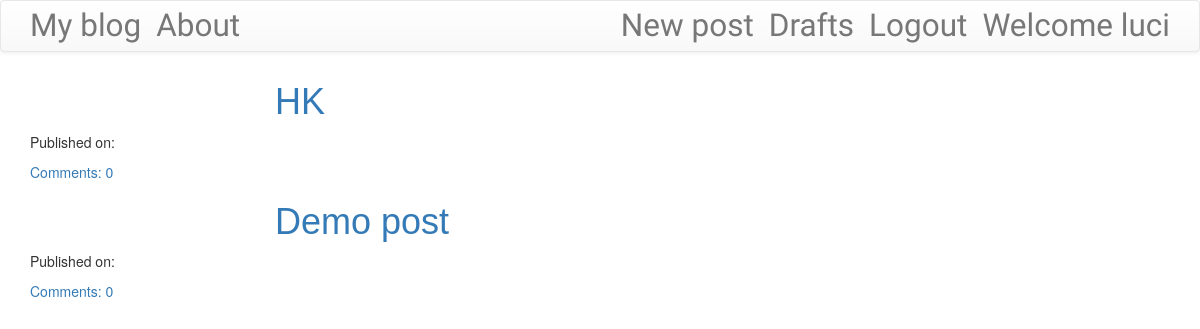
Page /drafts/ (signed in) on the committed database.
### blog/models.py (models this page shows, shortened)
class Post(models.Model):
    author = models.ForeignKey("auth.User", on_delete=models.CASCADE)
    title = models.CharField(max_length=200)
    text = models.TextField()
    created_date = models.DateTimeField(default=timezone.now, auto_now=False, auto_now_add=False)
    published_date = models.DateTimeField(blank=True, null=True)
    def approve_comments(self):
        return self.comments.filter(approved_comment=True)

### blog/views.py (the view)
# urls.py: re_path(r'^drafts/$', views.DraftListView.as_view(), name='post_draft_list'),
class DraftListView(LoginRequiredMixin, ListView):
    login_url = '/login/'
    redirect_field_name = 'blog/post_list.html'
    def get_queryset(self):
        return Post.objects.filter(published_date__isnull=True).order_by('-created_date')

### blog/templates/blog/post_list.html
{% extends "blog/base.html" %}
{% block content %}
<div class="centerstage">
    {% for post in post_list %}
    <div class="post">
        <h1>
            <a href="{% url 'post_detail' pk=post.pk %}">{{ post.title }}</a>
        </h1>
        <div class="date">
            <p>Published on: {{ post.published|date:"D M Y" }}</p>
        </div>
        <a href="{% url 'post_detail' pk=post.pk %}">
            Comments: {{ post.approve_comments.count }}
        </a>
    </div>
    {% endfor %}
</div>
{% endblock %}

### blog/templates/blog/base.html (shortened to what this page needs)
<!DOCTYPE html>
{% load static %}
<html lang="en">
    <head>
        <link rel="stylesheet" href="https://cdn.jsdelivr.net/npm/bootstrap@3.3.7/dist/css/bootstrap.min.css">
        <link rel="stylesheet" href="https://cdn.jsdelivr.net/npm/bootstrap@3.3.7/dist/css/bootstrap-theme.min.css">
        <link rel="stylesheet" href="//cdn.jsdelivr.net/npm/medium-editor@latest/dist/css/medium-editor.min.css" type="text/css" media="screen" charset="utf-8">
        <link rel="stylesheet" href="{% static 'css/blog.css' %}">
    </head>
    <body class="loader">
        <nav class="navbar navbar-default techfont custom-navbar">
            <div class="container">
                <ul class="nav navbar-nav">
                    <li>
                        <a class="navbar-brand bigbrand" href="{% url 'post_list' %}">My blog</a>
                    </li>
                    <li>
                        <a class="navbar-brand bigbrand" href="{% url 'about' %}">About</a>
                    </li>
                </ul>
                <ul class="nav navbar-nav navbar-right">
                    {% if user.is_authenticated %}
                    <li>
                        <a class="navbar-brand bigbrand" href="{% url 'post_new' %}">New post</a>
                    </li>
                    <li>
                        <a class="navbar-brand bigbrand" href="{% url 'post_draft_list' %}">Drafts</a>
                    </li>
                    <li>
                        <a class="navbar-brand bigbrand" href="{% url 'logout' %}">Logout</a>
                    </li>
                    <li>
                        <a class="navbar-brand bigbrand" href="#">Welcome {{ user.username }}</a>
                    </li>
                    {% else %}
                    <li>
                        <a class="nav navbar-right" href="{% url 'login' %}"><span class="glyphicon glyphicon-user"></span></a>
                    </li>
                    {% endif %}
                </ul>
            </div>
        </nav>
        <div class="container content">
            <div class="row">
                <div class="col-md-8">
                    <div class="blog-posts">
                        {% block content %}
                        {% endblock %}
                    </div>
                </div>
            </div>
        </div>
    </body>
</html>

### blog/static/css/blog.css (style rules this page uses)
.techfont { font-family: 'Russo One', sans-serif; font-size: 1.5em; margin-bottom: 10px; }
.bigbrand { font-size: 1.5em; }
.centerstage { margin-left: auto; margin-right: auto; }
h1 { font-family: Oak,sans-serif; color: rgba(0,0,0,0.7); position:relative; top:calc(50% - 80px); left:calc(50% - 130px); }
.loader { position:fixed; left:0; right:0; top:0; bottom:0; filter:hue-rotate(0deg); color:linear-gradient(45deg,#0f8,#08f); animation:hue 10000ms infinite linear; }

### rows in the picture
Post: title "HK", approve_comments.count "0"
Post: title "Demo post", approve_comments.count "0"

### other values in the picture
{{ user.username }} "luci"
